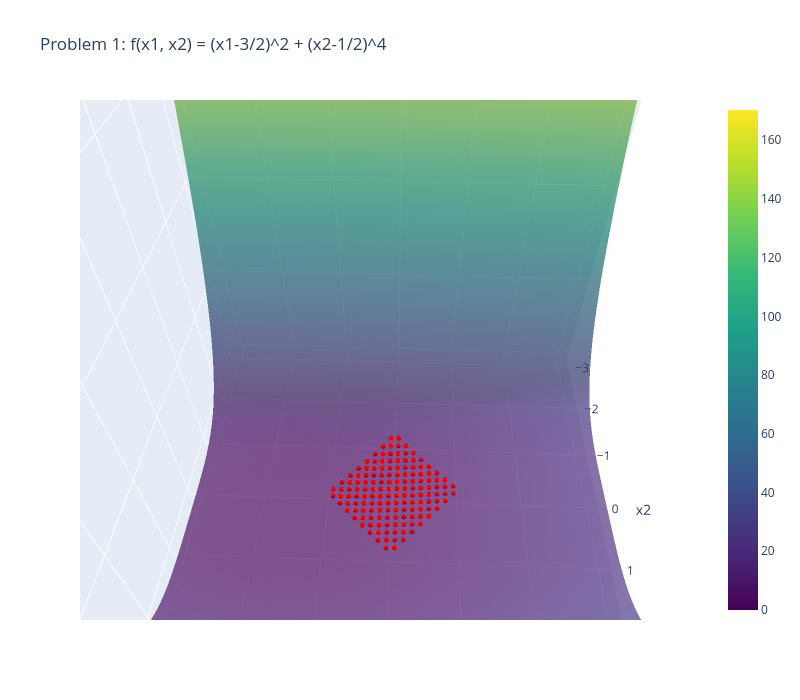

The cell this chart's notebook holds for it:
### Markdown cell above
## Problem 1

### Objective Function  
\[
$f(x_1, x_2) = \left(x_1 - \frac{3}{2}\right)^2 + \left(x_2 - \frac{1}{2}\right)^4$
\]

### Constraints  
$
\begin{aligned}
    x_1 + x_2 &\leq 1  && \quad (1 - x_1 - x_2 \geq 0) \\
    x_1 - x_2 &\leq 1  && \quad (x_1 - x_2 - 1 \leq 0) \\
    x_2 - x_1 &\leq 1  && \quad (x_2 - x_1 - 1 \leq 0) \\
    x_1 + x_2 &\geq -1 && \quad (1 + x_1 + x_2 \geq 0)
\end{aligned}
$

We will create a meshgrid, compute $( f(x_1,x_2) )$, then identify which grid points satisfy  
all the inequalities (the feasible region). Finally, we visualize both the objective surface  
and the feasible set in 3D.

### Code cell
# --- Problem 1 ---
N = 50
x1_vals = np.linspace(-3, 3, N)
x2_vals = np.linspace(-3, 3, N)
x1_grid, x2_grid = np.meshgrid(x1_vals, x2_vals)

# Objective
f1 = (x1_grid - 1.5)**2 + (x2_grid - 0.5)**4

# Constraints
C1 = (x1_grid + x2_grid) <= 1
C2 = (x1_grid - x2_grid) <= 1
C3 = (x2_grid - x1_grid) <= 1
C4 = (x1_grid + x2_grid) >= -1

feasible_mask_1 = C1 & C2 & C3 & C4

plot_3d_surface_and_feasible(
    x1_grid, x2_grid, f1, feasible_mask_1,
    title="Problem 1: f(x1, x2) = (x1-3/2)^2 + (x2-1/2)^4",
    x1_name="x1", x2_name="x2", z_name="f(x)"
)

### Figure 1 — Plotly figure (JSON) as saved in the notebook; plotly's stock layout.template omitted (floating-point values rounded to 4 significant figures; data arrays with more than 128 entries replaced by an {"elided": "..."} marker saying what was removed)
{"data": [{"colorscale": [[0, "#440154"], [0.1111, "#482878"], [0.2222, "#3e4989"], [0.3333, "#31688e"], [0.4444, "#26828e"], [0.5556, "#1f9e89"], [0.6667, "#35b779"], [0.7778, "#6ece58"], [0.8889, "#b5de2b"], [1, "#fde725"]], "name": "f(x)", "opacity": 0.7, "showscale": true, "type": "surface", "x": {"elided": "50x50 float values"}, "y": {"elided": "50x50 float values"}, "z": {"elided": "50x50 float values"}}, {"marker": {"color": "red", "size": 3}, "mode": "markers", "name": "Feasible Points", "type": "scatter3d", "x": {"elided": "144 float values"}, "y": {"elided": "144 float values"}, "z": {"elided": "144 float values"}}], "layout": {"height": 700, "scene": {"aspectmode": "auto", "aspectratio": {"x": 1, "y": 1, "z": 1}, "camera": {"center": {"x": 0, "y": 0, "z": 0}, "eye": {"x": -0.03117, "y": 0.8162, "z": 0.8497}, "projection": {"type": "perspective"}, "up": {"x": 0, "y": 0, "z": 1}}, "xaxis": {"title": {"text": "x1"}, "type": "linear"}, "yaxis": {"title": {"text": "x2"}, "type": "linear"}, "zaxis": {"title": {"text": "f(x)"}, "type": "linear"}}, "title": {"text": "Problem 1: f(x1, x2) = (x1-3/2)^2 + (x2-1/2)^4"}, "width": 800}}
